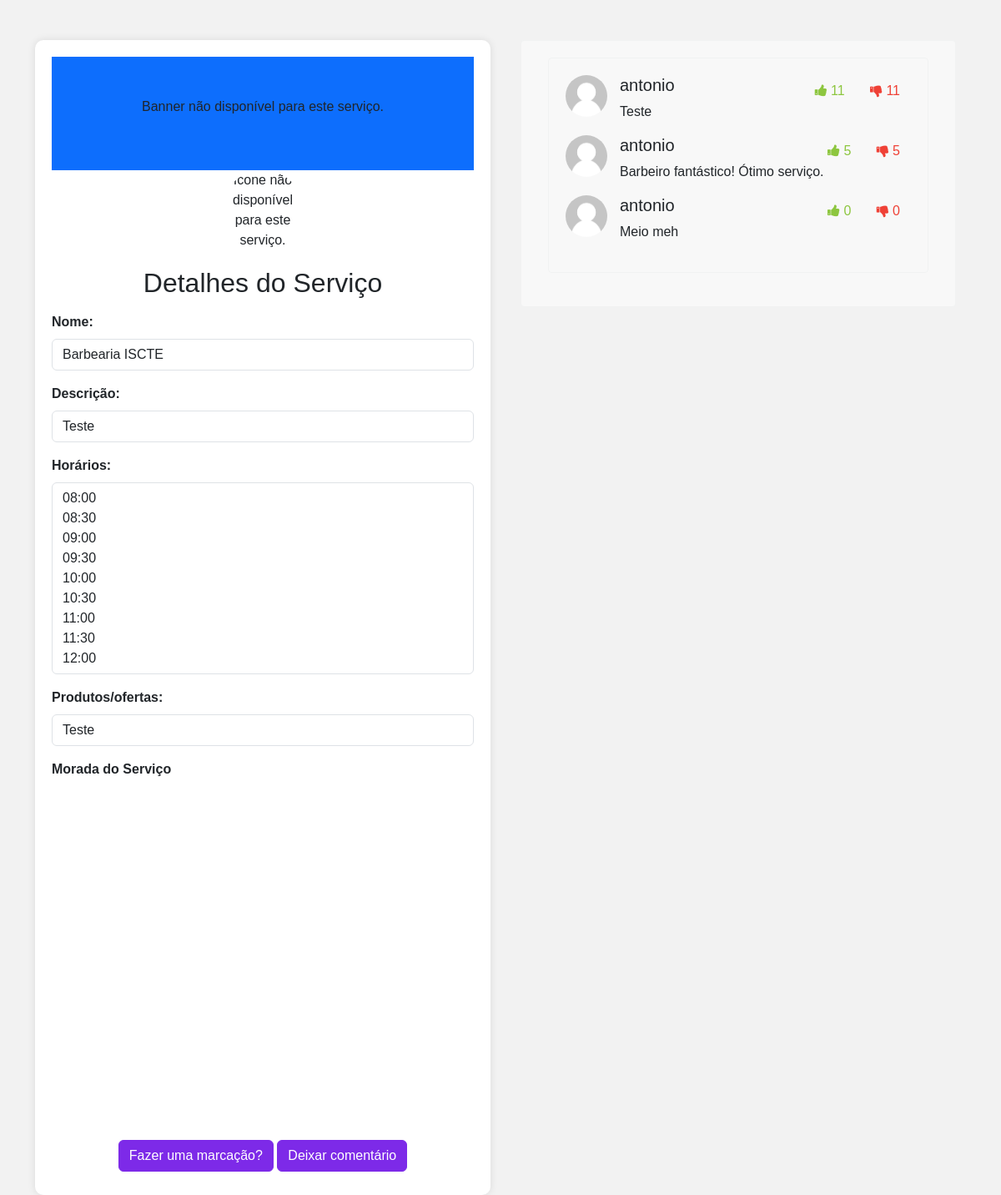
The page /my_scheduler_api/serviceDetail/2 on the database as committed earlier.
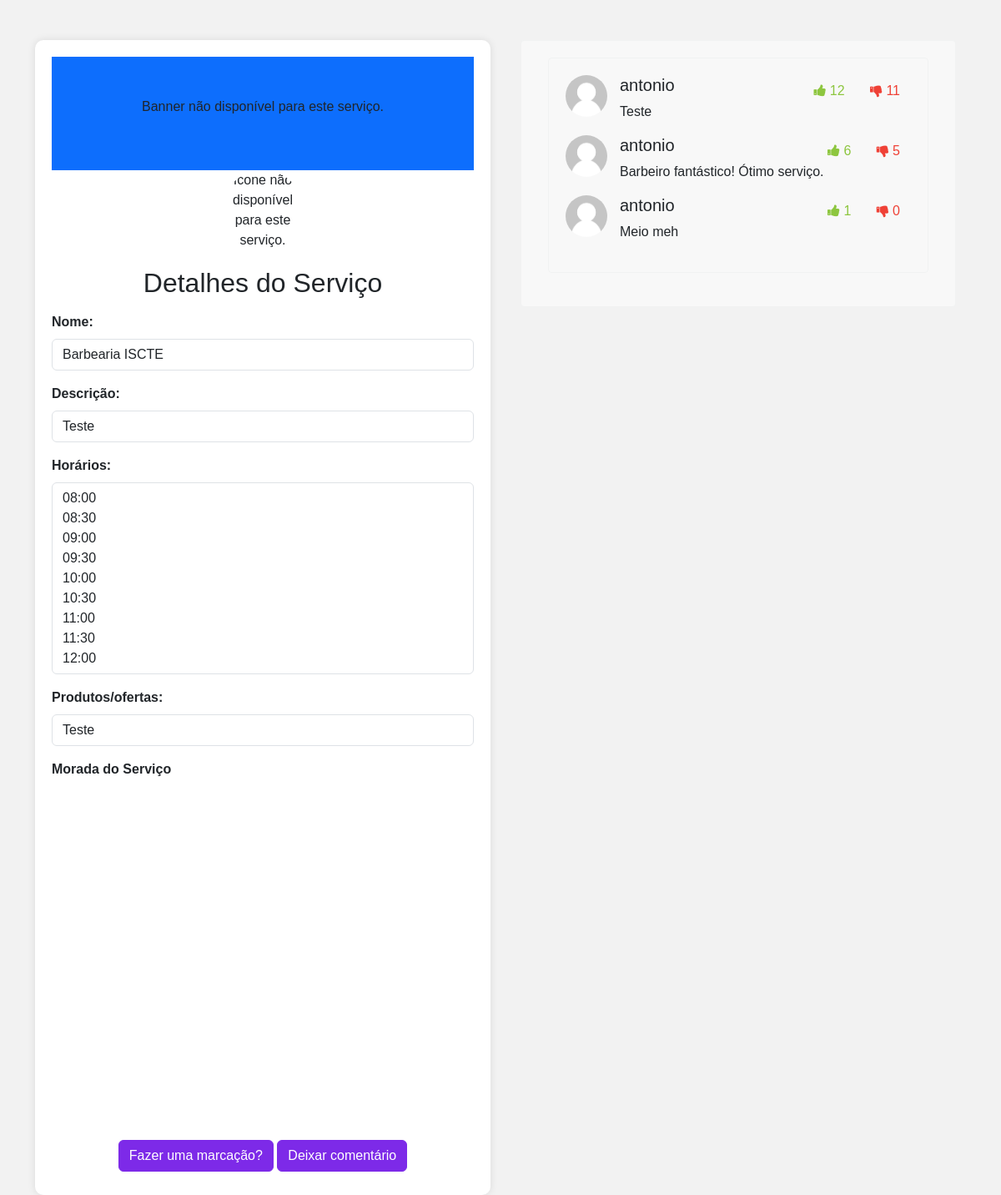
The same page on the database as committed later.
### my_scheduler_api/models.py (models this page shows, shortened)
class Review(models.Model):
    client = models.ForeignKey(Client, on_delete=models.CASCADE)
    service = models.ForeignKey(Services, on_delete=models.CASCADE)
    description = models.TextField()
    stars = models.SmallIntegerField()
    likes = models.BigIntegerField(default=0)
    dislikes = models.BigIntegerField(default=0)

class Client(models.Model):
    user = models.OneToOneField(User, on_delete=models.CASCADE)
    name = models.CharField(max_length=100)
    email = models.EmailField(max_length=100, unique=True)
    phone = models.CharField(max_length=15, unique=True)
    location = models.CharField(max_length=50)
    image = models.ImageField(default="static/media/profile_default.png")

### my_scheduler_api/views.py (the view)
# urls.py: path('serviceDetail/<int:servico_id>', views.service_detail, name='serviceDetail'),
def service_detail(request, servico_id):
    service = Services.objects.get(pk=servico_id)
    reviews = service.review_set.all()
    return render(request, 'serviceDetail.html', {'servico': service, 'reviews': reviews})

### my_scheduler_api/templates/serviceDetail.html (shortened to what the changed rows need)
<!DOCTYPE html>
<html lang="en">
<head>
    {% load static %}
    <link rel="stylesheet" type="text/css" href="{% static 'my_scheduler_api/bootstrap.min.css' %}"/>
    <link rel="stylesheet"
          href="https://cdnjs.cloudflare.com/ajax/libs/bootstrap-datepicker/1.9.0/css/bootstrap-datepicker.min.css">
    <link href="https://maxcdn.bootstrapcdn.com/font-awesome/4.3.0/css/font-awesome.min.css" rel="stylesheet">
</head>
<body class="bodyDiferent">
<div class="container mt-5 mb-5">
    <div class="row justify-content-center">
        <div class="col-lg-6">
            <div id="content">
                <div class="mb-3 text-center">
                    <h2>Detalhes do Serviço</h2>
                </div>
            </div>
        </div>
        <div class="col-lg-6">
            <div class="container">
                <div class="row">
                    <div class="col-md-12">
                        <div class="post-content">
                            <div class="post-container">
                                <div class="container">
                                    <div class="row">
                                        <div class="col-md-12">
                                            <div class="post-content">
                                                <div class="post-container">
                                                    {% for review in reviews %}
                                                        <img src="{{ review.client.image }}" alt="user"
                                                             class="profile-photo-md pull-left">
                                                        <div class="post-detail">
                                                            <div class="user-info">
                                                                <h5>{{ review.client.name }}</h5>
                                                            </div>
                                                            <div class="reaction">
                                                                <a href="#"
                                                                   class="btn text-green like-btn {% if review.liked_by_current_user %}active{% endif %}"
                                                                   data-review-id="{{ review.id }}"><i
                                                                        class="fa fa-thumbs-up"></i> {{ review.likes }}
                                                                </a>
                                                                <a href="#"
                                                                   class="btn text-red dislike-btn {% if review.disliked_by_current_user %}active{% endif %}"
                                                                   data-review-id="{{ review.id }}"><i
                                                                        class="fa fa-thumbs-down"></i> {{ review.dislikes }}
                                                                </a>
                                                            </div>
                                                            <div class="post-text">
                                                                <p> {{ review.description }}
                                                                        </p>
                                                            </div>
                                                        </div>
                                                    {% endfor %}
                                                </div>
                                            </div>
                                        </div>
                                    </div>
                                </div>
                            </div>
                        </div>
                    </div>
                </div>
            </div>
        </div>
    </div>
</div>
</body>
</html>

Rows that differ between the two databases and show on the page:
changed Review "Teste": likes "11" → "12"
changed Review "Barbeiro fantástico! Ótimo serviço.": likes "5" → "6"
changed Review "Meio meh": likes "0" → "1"
